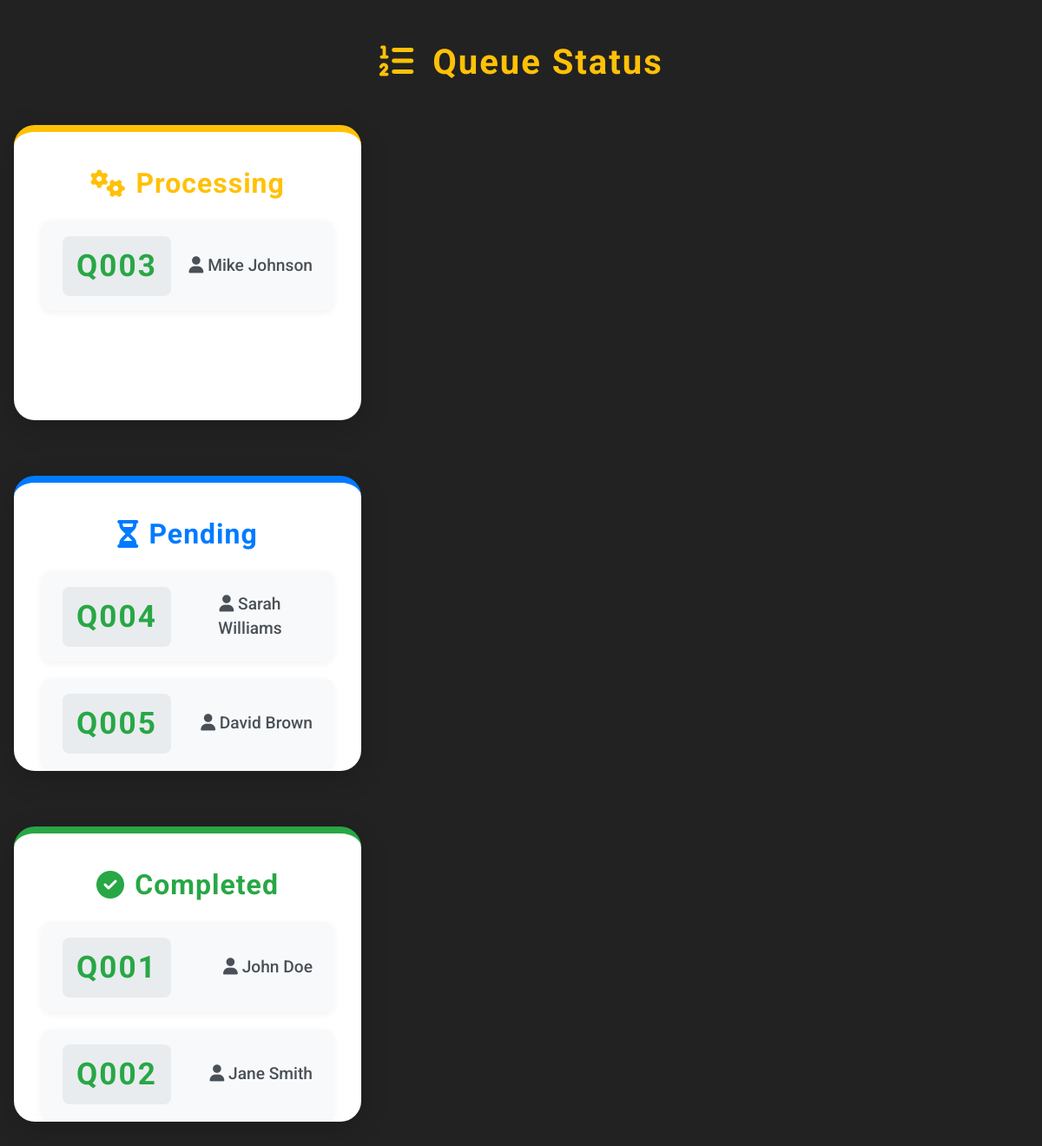
Page /kiosk/queue_display.php on the committed database.
### tables this page shows
CREATE TABLE IF NOT EXISTS queue_status (
    id INT PRIMARY KEY AUTO_INCREMENT,
    order_id INT NOT NULL,
    queue_number VARCHAR(10) NOT NULL,
    status ENUM('pending', 'processing', 'completed') DEFAULT 'pending',
    created_at TIMESTAMP DEFAULT CURRENT_TIMESTAMP,
    FOREIGN KEY (order_id) REFERENCES orders(id)
);

CREATE TABLE IF NOT EXISTS customers (
    id INT PRIMARY KEY AUTO_INCREMENT,
    name VARCHAR(100) NOT NULL,
    phone VARCHAR(20) NOT NULL,
    vehicle_type ENUM('Car', 'Motorcycle', 'Truck') NOT NULL,
    created_at TIMESTAMP DEFAULT CURRENT_TIMESTAMP
);

### kiosk/queue_display.php (the view, shortened to what this page needs)
<?php
$database = new Database();
$conn = $database->getConnection();
function getQueue($conn, $status) {
    $stmt = $conn->prepare("
        SELECT qs.queue_number, c.name
        FROM queue_status qs
        JOIN orders o ON qs.order_id = o.id
        JOIN customers c ON o.customer_id = c.id
        WHERE qs.status = ?
        ORDER BY qs.id ASC
    ");
    $stmt->bind_param('s', $status);
    $stmt->execute();
    return $stmt->get_result();
}
$processing = getQueue($conn, 'processing');
$pending = getQueue($conn, 'pending');
$completed = getQueue($conn, 'completed');
?>
<!DOCTYPE html>
<html lang="en">
<head>
    <link href="https://cdn.jsdelivr.net/npm/bootstrap@5.3.0/dist/css/bootstrap.min.css" rel="stylesheet">
    <link href="https://cdnjs.cloudflare.com/ajax/libs/font-awesome/6.4.0/css/all.min.css" rel="stylesheet">
    <link href="../assets/css/vulcanizing-theme.css" rel="stylesheet">
    <link href="https://cdn.jsdelivr.net/npm/aos@2.3.4/dist/aos.css" rel="stylesheet">
</head>
<body>
<div class="queue-bulletin-container">
    <h2 class="text-center mb-5" style="font-size:2.5rem; font-weight:700; letter-spacing:2px; color:var(--accent);">
        <i class="fas fa-list-ol me-2"></i> Queue Status
    </h2>
    <div class="queue-bulletin-grid">
        <div class="queue-section processing" data-aos="fade-up">
            <h3><i class="fas fa-cogs"></i> Processing</h3>
            <ul>
                <?php while ($row = $processing->fetch_assoc()): ?>
                    <li><span class="queue-num"><?= htmlspecialchars($row['queue_number']) ?></span> <span class="customer"><i class="fas fa-user"></i> <?= htmlspecialchars($row['name']) ?></span></li>
                <?php endwhile; ?>
            </ul>
        </div>
        <div class="queue-section pending" data-aos="fade-up" data-aos-delay="100">
            <h3><i class="fas fa-hourglass-half"></i> Pending</h3>
            <ul>
                <?php while ($row = $pending->fetch_assoc()): ?>
                    <li><span class="queue-num"><?= htmlspecialchars($row['queue_number']) ?></span> <span class="customer"><i class="fas fa-user"></i> <?= htmlspecialchars($row['name']) ?></span></li>
                <?php endwhile; ?>
            </ul>
        </div>
        <div class="queue-section completed" data-aos="fade-up" data-aos-delay="200">
            <h3><i class="fas fa-check-circle"></i> Completed</h3>
            <ul>
                <?php while ($row = $completed->fetch_assoc()): ?>
                    <li><span class="queue-num"><?= htmlspecialchars($row['queue_number']) ?></span> <span class="customer"><i class="fas fa-user"></i> <?= htmlspecialchars($row['name']) ?></span></li>
                <?php endwhile; ?>
            </ul>
        </div>
    </div>
</div>
</body>
</html>

### assets/css/vulcanizing-theme.css (style rules this page uses)
:root { --primary: #28a745; --primary-dark: #218838; --accent: #ffc107; --pending: #007bff; --completed: #28a745; --processing: #ffc107; --danger: #dc3545; --bg-dark: #222; --bg-light: #f4f8fb; --card-bg: #fff; --shadow: 0 4px 16px rgba(0,0,0,0.08); --radius: 1rem; --tire-black: #181818; --tire-gray: #333; --tire-yellow: #ffd600; }
body { background: var(--bg-light); font-family: 'Segoe UI', Arial, sans-serif; }
.card, .service-card, .queue-section { background: var(--card-bg); border-radius: var(--radius); box-shadow: var(--shadow); padding: 1.5rem; margin-bottom: 1.5rem; }
.queue-section.processing h3 { color: var(--processing); }
.queue-section.pending h3 { color: var(--pending); }
.queue-section.completed h3 { color: var(--completed); }
.queue-num { font-size: 2rem; font-weight: bold; color: #222; background: #e9ecef; border-radius: 0.5rem; padding: 0.5rem 1rem; }
.container, .queue-bulletin-container { max-width: 1200px; margin: 0 auto; padding: 1rem; }
@media (max-width: 1200px) { .dashboard-stats, .queue-bulletin-grid { flex-direction: column; gap: 1.5rem; } }
@media (max-width: 1200px) { .queue-section, .stat-card { max-width: 100%; } }

### kiosk/queue_display.php (style rules this page uses)
body { background: var(--bg-dark); color: #fff; font-family: 'Roboto', 'Segoe UI', Arial, sans-serif; min-height: 100vh; margin: 0; }
.queue-bulletin-container { max-width: 1400px; margin: 2rem auto; padding: 1rem; }
.queue-bulletin-grid { display: flex; gap: 2.5rem; justify-content: center; flex-wrap: wrap; }
.queue-section { background: #fff; border-radius: 1.5rem; box-shadow: 0 8px 32px rgba(0,0,0,0.18); padding: 2.5rem 2rem; min-width: 320px; flex: 1 1 340px; max-width: 400px; text-align: center; color: #222; position: relative; overflow: hidden; }
.queue-section.processing { border-top: 8px solid var(--processing); }
.queue-section.pending { border-top: 8px solid var(--pending); }
.queue-section.completed { border-top: 8px solid var(--completed); }
.queue-section h3 { font-size: 2rem; margin-bottom: 1.5rem; font-weight: 700; letter-spacing: 1px; display: flex; align-items: center; justify-content: center; gap: 0.7rem; }
.queue-section.processing h3 i { color: var(--processing); }
.queue-section.pending h3 i { color: var(--pending); }
.queue-section.completed h3 i { color: var(--completed); }
.queue-section ul { list-style: none; padding: 0; margin: 0; }
.queue-section li { font-size: 1.5rem; margin-bottom: 1.2rem; display: flex; justify-content: space-between; align-items: center; background: #f8f9fa; border-radius: 0.7rem; padding: 1.1rem 1.5rem; box-shadow: 0 2px 8px rgba(0,0,0,0.06); font-weight: 600; color: #222; animation: fadeIn 0.7s; }
.queue-num { font-size: 2.2rem; font-weight: bold; color: var(--primary); margin-right: 1.2rem; letter-spacing: 2px; }
.customer { color: #495057; font-size: 1.2rem; font-weight: 500; }

### rows in the picture
queue_status: queue_number "Q003", customers.name "Mike Johnson"
queue_status: queue_number "Q004", customers.name "Sarah Williams"
queue_status: queue_number "Q005", customers.name "David Brown"
queue_status: queue_number "Q001", customers.name "John Doe"
queue_status: queue_number "Q002", customers.name "Jane Smith"
